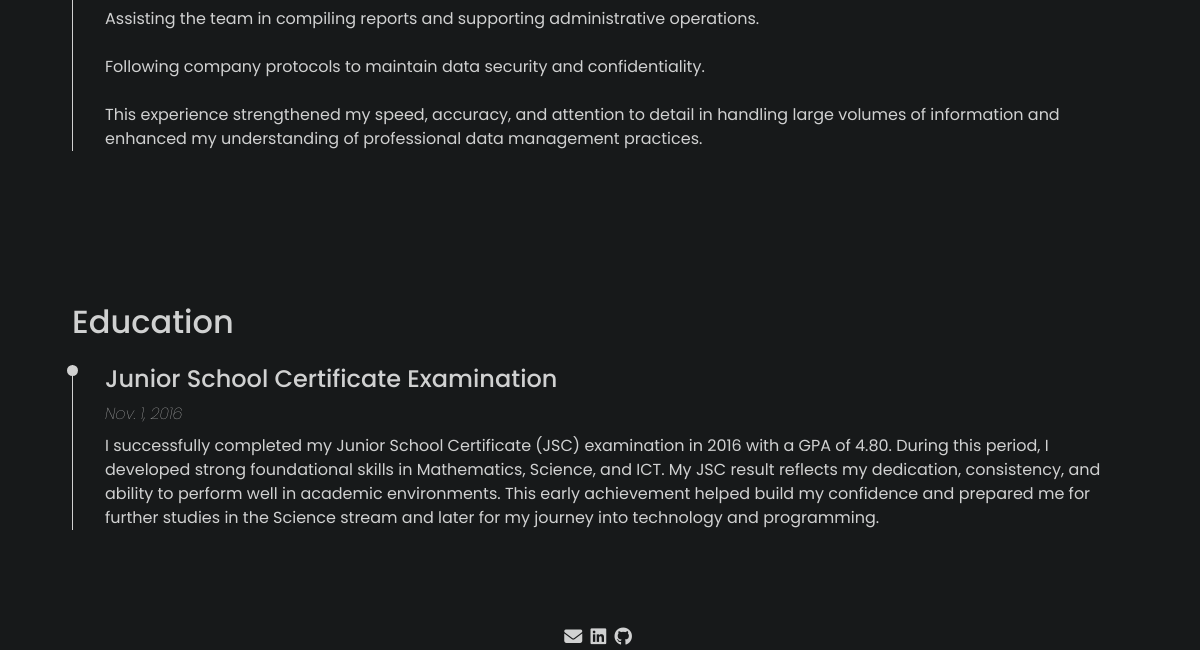
Page /about/ (lower part) on the earlier database version.
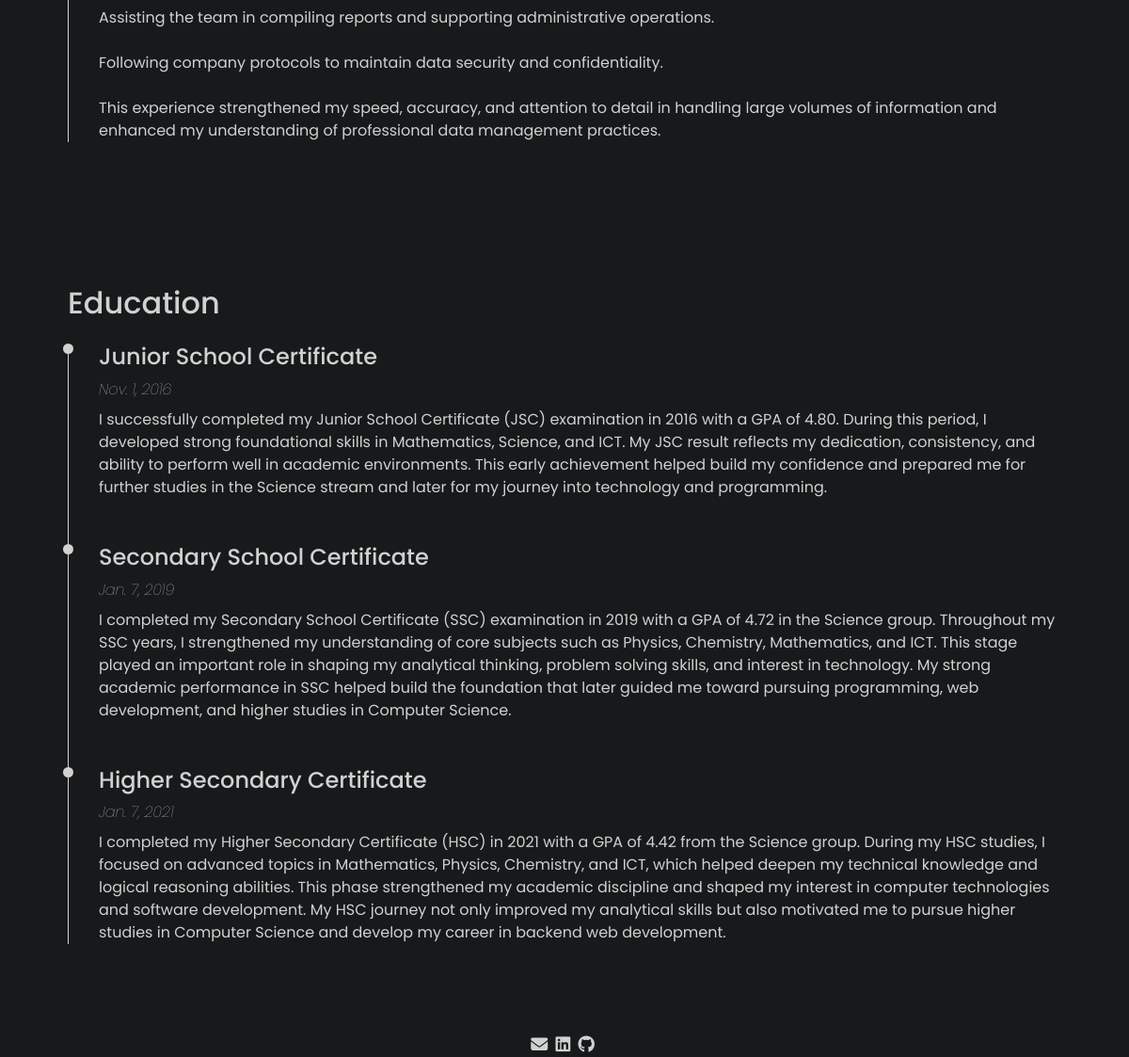
Same page on the later database version.
### main/models.py (models this page shows)
class skill(models.Model):
    work = models.CharField(max_length=100, blank=True, null=True)
    work_description = models.TextField(blank=True, null=True)
    work_date = models.DateField(blank=True, null=True)

class Education(models.Model):
    achievements = models.CharField(max_length=100, blank=True, null=True)
    education_description = models.TextField(blank=True, null=True)
    education_date = models.DateField(blank=True, null=True)

### main/views.py (the view)
# urls.py: path('about/', views.about, name='about'),
def about(request):
    links = Contact.objects.first()
    abouts = Profile.objects.first()
    experience = skill.objects.all()
    edu = Education.objects.all()
    return render(request, 'pages/about.html', {'about': abouts, 'experience': experience, 'link': links, 'edu': edu})

### templates/pages/about.html (shortened to what this page needs)
{% load static %}
<!DOCTYPE html>
<html lang="en">
<head>
    <link href="https://cdn.jsdelivr.net/npm/bootstrap@5.3.2/dist/css/bootstrap.min.css" rel="stylesheet"
>
    <link rel="stylesheet" href="https://cdnjs.cloudflare.com/ajax/libs/font-awesome/6.4.2/css/all.min.css"
 />
    <link rel="stylesheet" href="{% static 'css/all.css' %}">
    <link rel="stylesheet" href="{% static 'css/about.css'%}">
</head>
<body id="body" class="dark-mode">
    <section class="py-5" id="work-experience-timeline">
        <ul class="timeline">
            {% for experience in experience %}
            <li class="timeline-item mb-5">
                <p class="">{{ experience.work_description|linebreaksbr }}</p>
            </li>
            {% endfor %}
        </ul>
    </section>
    <section class="py-5" id="work-experience-timeline">
        <h2 class="mt-2 pb-3">Education</h2>
        <ul class="timeline">
            {% for education in edu %}
            <li class="timeline-item mb-5">
                <h4 class="">{{ education.achievements }}</h4>
                <p class="mb-2 fst-italic fw-lighter"> {{ education.education_date }}</p>
                <p class="">{{ education.education_description|linebreaksbr }}</p>
            </li>
            {% endfor %}
        </ul>
    </section>
    <footer>
        <a href="mailto: {{ link.mail }}"><i class="fa-solid fa-envelope"></i></a>
        <a href="{{ link.linkedin }}"><i class="fa-brands fa-linkedin"></i></a>
        <a href="{{ link.github }}"><i class="fa-brands fa-github"></i></a>
    </footer>
</body>
</html>

Differences in the rows shown:
changed Education: achievements "Junior School Certificate Examination" → "Junior School Certificate"
added Education: achievements "Secondary School Certificate", education_date "Jan. 7, 2019", education_description "I completed my Secondary School Certificate (SSC) examination in 2019 with a GPA of 4.72 in the Science group. Throughout my SSC years, I strengthened my understanding of core subjects such as Physics, Chemistry, Mathematics, and ICT. This stage played an important role in shaping my analytical thinking, problem solving skills, and interest in technology. My strong academic performance in SSC helped build the foundation that later guided me toward pursuing programming, web development, and higher studies in Computer Science."
added Education: achievements "Higher Secondary Certificate", education_date "Jan. 7, 2021", education_description "I completed my Higher Secondary Certificate (HSC) in 2021 with a GPA of 4.42 from the Science group. During my HSC studies, I focused on advanced topics in Mathematics, Physics, Chemistry, and ICT, which helped deepen my technical knowledge and logical reasoning abilities. This phase strengthened my academic discipline and shaped my interest in computer technologies and software development. My HSC journey not only improved my analytical skills but also motivated me to pursue higher studies in Computer Science and develop my career in backend web development."
